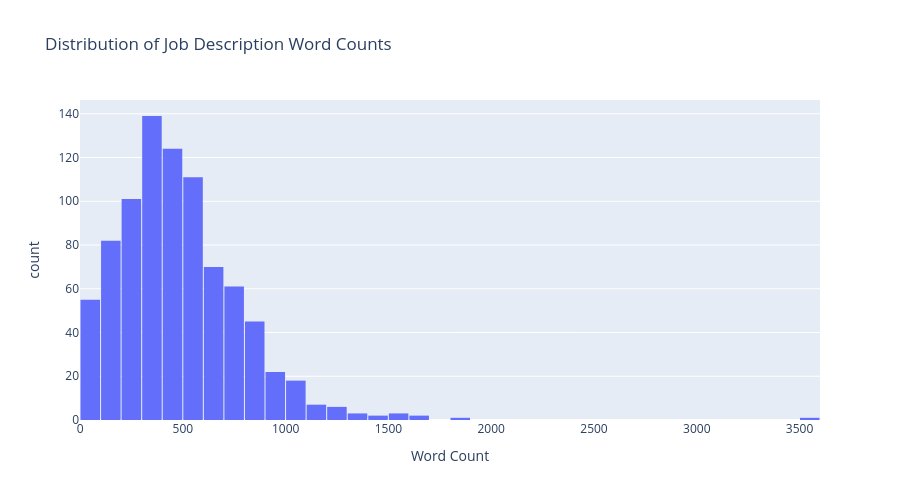

The notebook cell saved with this chart:
### Markdown cell above
### Length

### Code cell
job_df["word_count"] = job_df["job_description"].str.split().str.len()

fig = px.histogram(
    job_df,
    x="word_count",
    nbins=50,
    title="Distribution of Job Description Word Counts",
    labels={
        "word_count": "Word Count",
        "count": "Number of Job Postings"
    }
)

fig.update_layout(
    width=900,
    height=500,
    bargap=0.05
)

fig.show()

### Figure 1 — Plotly figure (JSON) as saved in the notebook; plotly's stock layout.template omitted (floating-point values rounded to 4 significant figures; data arrays with more than 128 entries replaced by an {"elided": "..."} marker saying what was removed)
{"data": [{"bingroup": "x", "hovertemplate": "Word Count=%{x}<br>count=%{y}<extra></extra>", "legendgroup": "", "marker": {"color": "#636efa", "pattern": {"shape": ""}}, "name": "", "nbinsx": 50, "orientation": "v", "showlegend": false, "type": "histogram", "x": {"elided": "853 int values"}, "xaxis": "x", "yaxis": "y"}], "layout": {"bargap": 0.05, "barmode": "relative", "height": 500, "legend": {"tracegroupgap": 0}, "title": {"text": "Distribution of Job Description Word Counts"}, "width": 900, "xaxis": {"anchor": "y", "domain": [0, 1], "title": {"text": "Word Count"}}, "yaxis": {"anchor": "x", "domain": [0, 1], "title": {"text": "count"}}}}
